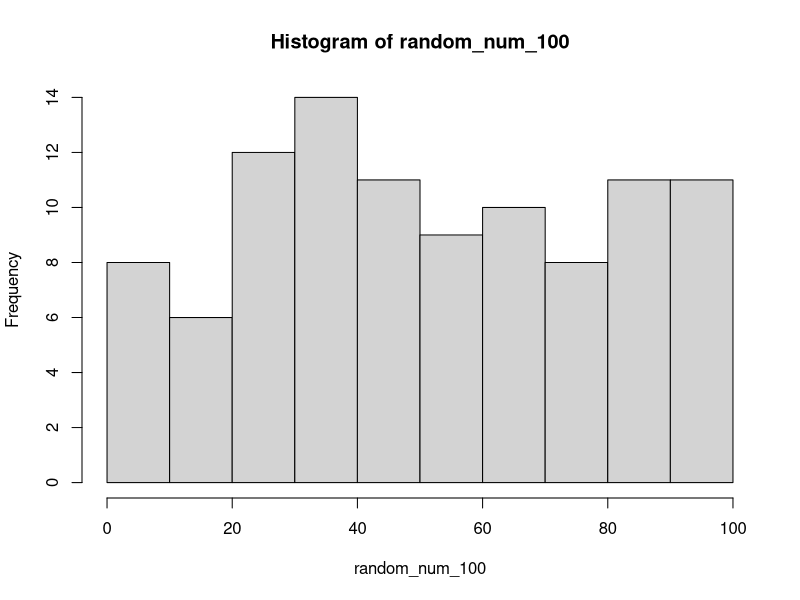
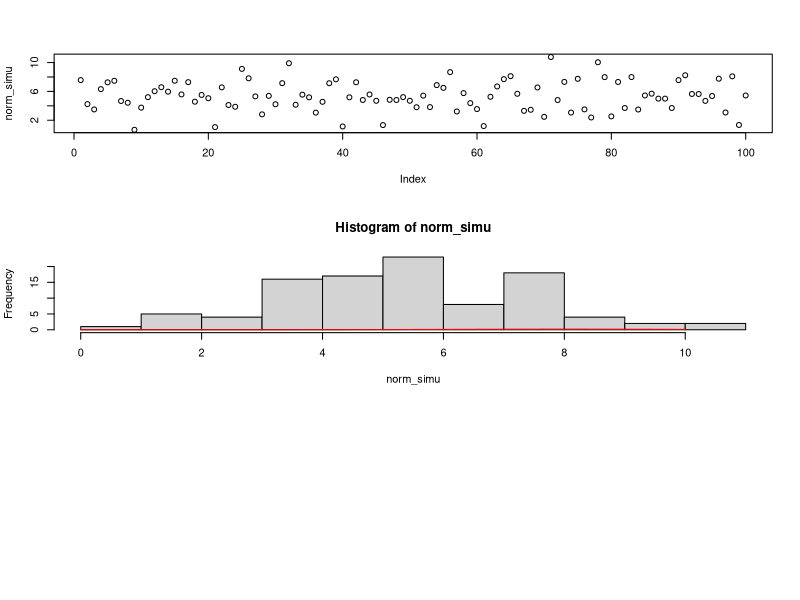
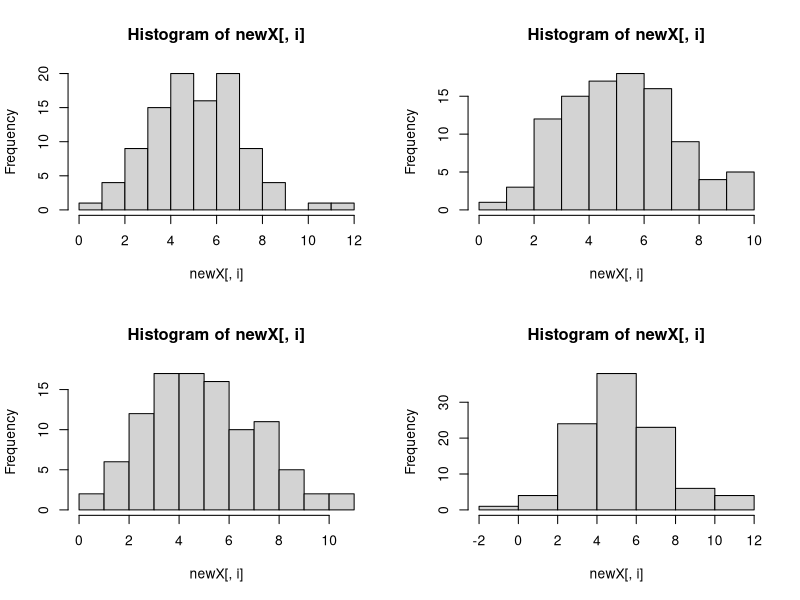

These figures' R source, in order:
# MONTE CARLO SIMULATION 

# SOME IMPORTANT TERMS:
## FUNCTIONS FOR PROBABLITY DISTRUBUTION 
# rnorm: generate random normal varaints with a given mean and standard deviation
# dnorm: evaluvate the normal probablity density 
# pnorm: evaluvate the cumulative distribution function for a normal distribution 
# rpois: generate random poisson variates with given rate 
# poisson: is a discrete probablity distribution that expresses the probablity of a given number
# of events occuring in fix interval of time 

# runif function for random numbers 
# n = range
# min = minimum limit
# max = maximum limit 

runif(n=10000,min = 1,max = 100)
#runif(n = 100)  # so here random number generation will be between 1 to 10 but 
# it will generate 1000 random numbers between 1 - 10 

# Lets plot a histogram to know the range of the random numbers
random_num_100 <- runif(n=100,min = 1,max = 100)
hist(random_num_100)

# mean of the random numbers 
mean(random_num_100)
sd(random_num_100)   # standard deviation

# sd or standard deviation: is measure of amount of variance or dispersion of a set of value
# 

norm_simu <- rnorm(n = 100,mean = 5,  sd = 2)
norm_simu

par(mfrow=c(3,1))   # par function to include nrows and ncoloumns
plot(norm_simu)
hist(norm_simu)
#hist(norm_simu, freq = F)
curve(dnorm(x, mean = 8,sd = 2),from = 0,to = 10, add = T,col = "red")

# Summary statistics
mean(norm_simu)
sd(norm_simu)


# replicate() is like for loop replicate the process for given n times 
norm_sim_all <- replicate(n = 4, rnorm(n = 100, mean = 5, sd = 2))
print(norm_sim_all)

par(mfrow=c(2,2))
apply(X = norm_sim_all,MARGIN = 2, FUN = hist)
apply(X = norm_sim_all,MARGIN = 2, FUN = mean)
apply(X = norm_sim_all,MARGIN = 2, FUN = sd)

# apply is a r function which works like for or while loop in r 
# it is use in r to decrease the codelines





# a new monte carlo problem 
# The great spinner of probability!

#In this game landing on 'yellow' you gain 1 point, 'red' you lose 1 point and 'blue' you gain 2 points.
#We can easily calculate the expectation: 
#  E(\text{spinner}) = 1/2 \cdot 1 + 1/4 \cdot -1 + 1/4 \cdot 2 = 0.75E(spinner)=1/2???1+1/4??????1+1/4???2=0.75
#This could have been calculated with a Monte Carlo simulation, but the hand calculation is really easy.
#Let's ask a trickier question "After 10 spins what is the probability that you'll have less then 0 points?"
#There are methods to analytically solve this type of problem,
#but by the time they are even explained we could have already written our simulation!

#To solve this with a Monte Carlo simulation we're going to sample from our Spinner 10 times,
#and return 1 if we're below 0 other wise we'll return 0. We'll repeat this 100,000 times to see how often it happens!


runs <- 100000
#simulates on game of 10 spins, returns whether the sum of all the spins is < 1
play.game <- function(){
  results <- sample(c(1,1,-1,2),10,replace=T)
  return(sum(results) < 0)
}
mc.prob <- sum(replicate(runs,play.game()))/runs
print(mc.prob)
